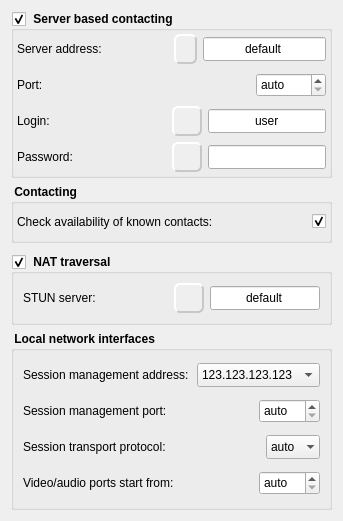
       <widget class="QWidget" name="mNetwork">
        <layout class="QVBoxLayout" name="verticalLayout_10">
         <item>
          <widget class="QGroupBox" name="mGrpServerRegistration">
           <property name="minimumSize">
            <size>
             <width>0</width>
             <height>0</height>
            </size>
           </property>
           <property name="maximumSize">
            <size>
             <width>16777215</width>
             <height>16200</height>
            </size>
           </property>
           <property name="font">
            <font>
             <weight>75</weight>
             <bold>true</bold>
            </font>
           </property>
           <property name="title">
            <string> Server based contacting </string>
           </property>
           <property name="checkable">
            <bool>true</bool>
           </property>
           <property name="checked">
            <bool>true</bool>
           </property>
           <layout class="QVBoxLayout" name="verticalLayout_8">
            <property name="leftMargin">
             <number>3</number>
            </property>
            <property name="topMargin">
             <number>3</number>
            </property>
            <property name="rightMargin">
             <number>3</number>
            </property>
            <property name="bottomMargin">
             <number>3</number>
            </property>
            <item>
             <layout class="QHBoxLayout" name="horizontalLayout_12" stretch="0,1,0,2">
              <item>
               <widget class="QLabel" name="mLbSipServer">
                <property name="minimumSize">
                 <size>
                  <width>90</width>
                  <height>30</height>
                 </size>
                </property>
                <property name="maximumSize">
                 <size>
                  <width>90</width>
                  <height>16777215</height>
                 </size>
                </property>
                <property name="font">
                 <font>
                  <weight>50</weight>
                  <bold>false</bold>
                 </font>
                </property>
                <property name="text">
                 <string>Server address: </string>
                </property>
               </widget>
              </item>
              <item>
               <spacer name="horizontalSpacer_11">
                <property name="orientation">
                 <enum>Qt::Horizontal</enum>
                </property>
                <property name="sizeType">
                 <enum>QSizePolicy::MinimumExpanding</enum>
                </property>
                <property name="sizeHint" stdset="0">
                 <size>
                  <width>20</width>
                  <height>20</height>
                 </size>
                </property>
               </spacer>
              </item>
              <item>
               <widget class="QToolButton" name="mTbSipServerSuggestions">
                <property name="minimumSize">
                 <size>
                  <width>0</width>
                  <height>30</height>
                 </size>
                </property>
                <property name="maximumSize">
                 <size>
                  <width>30</width>
                  <height>30</height>
                 </size>
                </property>
                <property name="toolTip">
                 <string>download list of suggestions</string>
                </property>
                <property name="styleSheet">
                 <string notr="true">QToolButton{
background-color: rgb(239, 239, 239);
color: rgb(239, 239, 239);
border-style: outset;
border-width: 2px;
border-color:  rgb(200, 200, 200);
border-radius: 6px;
}
QToolButton:pressed{
background-color: rgb(150, 150, 150);
} 
</string>
                </property>
                <property name="text">
                 <string>...</string>
                </property>
                <property name="icon">
                 <iconset resource="../../resources/Icons.qrc">
                  <normaloff>:/images/22_22/ArrowDown.png</normaloff>:/images/22_22/ArrowDown.png</iconset>
                </property>
                <property name="iconSize">
                 <size>
                  <width>22</width>
                  <height>22</height>
                 </size>
                </property>
               </widget>
              </item>
              <item>
               <widget class="QLineEdit" name="mLeSipServer">
                <property name="minimumSize">
                 <size>
                  <width>0</width>
                  <height>24</height>
                 </size>
                </property>
                <property name="font">
                 <font>
                  <weight>50</weight>
                  <bold>false</bold>
                 </font>
                </property>
                <property name="layoutDirection">
                 <enum>Qt::LeftToRight</enum>
                </property>
                <property name="text">
                 <string>default</string>
                </property>
                <property name="alignment">
                 <set>Qt::AlignCenter</set>
                </property>
               </widget>
              </item>
             </layout>
            </item>
            <item>
             <layout class="QHBoxLayout" name="_3">
              <item>
               <widget class="QLabel" name="mLbPort">
                <property name="sizePolicy">
                 <sizepolicy hsizetype="Fixed" vsizetype="Fixed">
                  <horstretch>0</horstretch>
                  <verstretch>0</verstretch>
                 </sizepolicy>
                </property>
                <property name="minimumSize">
                 <size>
                  <width>80</width>
                  <height>30</height>
                 </size>
                </property>
                <property name="maximumSize">
                 <size>
                  <width>80</width>
                  <height>30</height>
                 </size>
                </property>
                <property name="font">
                 <font>
                  <weight>50</weight>
                  <bold>false</bold>
                 </font>
                </property>
                <property name="text">
                 <string>Port: </string>
                </property>
               </widget>
              </item>
              <item>
               <spacer>
                <property name="orientation">
                 <enum>Qt::Horizontal</enum>
                </property>
                <property name="sizeHint" stdset="0">
                 <size>
                  <width>2</width>
                  <height>20</height>
                 </size>
                </property>
               </spacer>
              </item>
              <item>
               <widget class="QSpinBox" name="mSbSipServerPort">
                <property name="minimumSize">
                 <size>
                  <width>70</width>
                  <height>24</height>
                 </size>
                </property>
                <property name="font">
                 <font>
                  <weight>50</weight>
                  <bold>false</bold>
                 </font>
                </property>
                <property name="specialValueText">
                 <string>auto</string>
                </property>
                <property name="suffix">
                 <string/>
                </property>
                <property name="prefix">
                 <string/>
                </property>
                <property name="minimum">
                 <number>5060</number>
                </property>
                <property name="maximum">
                 <number>65535</number>
                </property>
                <property name="value">
                 <number>5060</number>
                </property>
               </widget>
              </item>
             </layout>
            </item>
            <item>
             <layout class="QHBoxLayout" name="horizontalLayout_13" stretch="0,1,0,2">
              <item>
               <widget class="QLabel" name="mLbSipUserName">
                <property name="minimumSize">
                 <size>
                  <width>90</width>
                  <height>30</height>
                 </size>
                </property>
                <property name="maximumSize">
                 <size>
                  <width>90</width>
                  <height>16777215</height>
                 </size>
                </property>
                <property name="font">
                 <font>
                  <weight>50</weight>
                  <bold>false</bold>
                 </font>
                </property>
                <property name="text">
                 <string>Login: </string>
                </property>
               </widget>
              </item>
              <item>
               <spacer name="horizontalSpacer_12">
                <property name="orientation">
                 <enum>Qt::Horizontal</enum>
                </property>
                <property name="sizeType">
                 <enum>QSizePolicy::MinimumExpanding</enum>
                </property>
                <property name="sizeHint" stdset="0">
                 <size>
                  <width>20</width>
                  <height>20</height>
                 </size>
                </property>
               </spacer>
              </item>
              <item>
               <widget class="QToolButton" name="mTbSipServerCreateAccount">
                <property name="minimumSize">
                 <size>
                  <width>30</width>
                  <height>30</height>
                 </size>
                </property>
                <property name="maximumSize">
                 <size>
                  <width>30</width>
                  <height>30</height>
                 </size>
                </property>
                <property name="toolTip">
                 <string>create a SIP account at the selected SIP server</string>
                </property>
                <property name="styleSheet">
                 <string notr="true">QToolButton{
background-color: rgb(239, 239, 239);
color: rgb(239, 239, 239);
border-style: outset;
border-width: 2px;
border-color:  rgb(200, 200, 200);
border-radius: 6px;
}
QToolButton:pressed{
background-color: rgb(150, 150, 150);
} </string>
                </property>
                <property name="text">
                 <string>...</string>
                </property>
                <property name="icon">
                 <iconset resource="../../resources/Icons.qrc">
                  <normaloff>:/images/22_22/User.png</normaloff>:/images/22_22/User.png</iconset>
                </property>
                <property name="iconSize">
                 <size>
                  <width>22</width>
                  <height>22</height>
                 </size>
                </property>
               </widget>
              </item>
              <item>
               <widget class="QLineEdit" name="mLeSipUserName">
                <property name="minimumSize">
                 <size>
                  <width>0</width>
                  <height>24</height>
                 </size>
                </property>
                <property name="font">
                 <font>
                  <weight>50</weight>
                  <bold>false</bold>
                 </font>
                </property>
                <property name="layoutDirection">
                 <enum>Qt::LeftToRight</enum>
                </property>
                <property name="text">
                 <string>user</string>
                </property>
                <property name="alignment">
                 <set>Qt::AlignCenter</set>
                </property>
               </widget>
              </item>
             </layout>
            </item>
            <item>
             <layout class="QHBoxLayout" name="horizontalLayout_18" stretch="0,1,0,2">
              <item>
               <widget class="QLabel" name="mLbSipPassword">
                <property name="minimumSize">
                 <size>
                  <width>90</width>
                  <height>30</height>
                 </size>
                </property>
                <property name="maximumSize">
                 <size>
                  <width>90</width>
                  <height>16777215</height>
                 </size>
                </property>
                <property name="font">
                 <font>
                  <weight>50</weight>
                  <bold>false</bold>
                 </font>
                </property>
                <property name="text">
                 <string>Password: </string>
                </property>
               </widget>
              </item>
              <item>
               <spacer name="horizontalSpacer_13">
                <property name="orientation">
                 <enum>Qt::Horizontal</enum>
                </property>
                <property name="sizeType">
                 <enum>QSizePolicy::MinimumExpanding</enum>
                </property>
                <property name="sizeHint" stdset="0">
                 <size>
                  <width>20</width>
                  <height>20</height>
                 </size>
                </property>
               </spacer>
              </item>
              <item>
               <widget class="QToolButton" name="mTbShowPassword">
                <property name="minimumSize">
                 <size>
                  <width>30</width>
                  <height>30</height>
                 </size>
                </property>
                <property name="maximumSize">
                 <size>
                  <width>30</width>
                  <height>30</height>
                 </size>
                </property>
                <property name="toolTip">
                 <string>toggle password display</string>
                </property>
                <property name="styleSheet">
                 <string notr="true">QToolButton{
background-color: rgb(239, 239, 239);
color: rgb(239, 239, 239);
border-style: outset;
border-width: 2px;
border-color:  rgb(200, 200, 200);
border-radius: 6px;
}
QToolButton:pressed{
background-color: rgb(150, 150, 150);
} </string>
                </property>
                <property name="text">
                 <string/>
                </property>
                <property name="icon">
                 <iconset resource="../../resources/Icons.qrc">
                  <normaloff>:/images/22_22/Key.png</normaloff>:/images/22_22/Key.png</iconset>
                </property>
                <property name="iconSize">
                 <size>
                  <width>22</width>
                  <height>22</height>
                 </size>
                </property>
                <property name="checkable">
                 <bool>true</bool>
                </property>
               </widget>
              </item>
              <item>
               <widget class="QLineEdit" name="mLeSipPassword">
                <property name="minimumSize">
                 <size>
                  <width>0</width>
                  <height>24</height>
                 </size>
                </property>
                <property name="font">
                 <font>
                  <weight>50</weight>
                  <bold>false</bold>
                 </font>
                </property>
                <property name="layoutDirection">
                 <enum>Qt::LeftToRight</enum>
                </property>
                <property name="text">
                 <string/>
                </property>
                <property name="echoMode">
                 <enum>QLineEdit::PasswordEchoOnEdit</enum>
                </property>
                <property name="alignment">
                 <set>Qt::AlignCenter</set>
                </property>
               </widget>
              </item>
             </layout>
            </item>
           </layout>
          </widget>
         </item>
         <item>
          <widget class="QGroupBox" name="groupBox">
           <property name="font">
            <font>
             <weight>75</weight>
             <bold>true</bold>
            </font>
           </property>
           <property name="title">
            <string> Contacting </string>
           </property>
           <layout class="QVBoxLayout" name="verticalLayout_12">
            <property name="leftMargin">
             <number>3</number>
            </property>
            <property name="topMargin">
             <number>3</number>
            </property>
            <property name="rightMargin">
             <number>3</number>
            </property>
            <property name="bottomMargin">
             <number>3</number>
            </property>
            <item>
             <layout class="QHBoxLayout" name="horizontalLayout_26">
              <item>
               <widget class="QLabel" name="mLbContactsProbing">
                <property name="minimumSize">
                 <size>
                  <width>0</width>
                  <height>30</height>
                 </size>
                </property>
                <property name="font">
                 <font>
                  <weight>50</weight>
                  <bold>false</bold>
                 </font>
                </property>
                <property name="text">
                 <string>Check availability of known contacts:</string>
                </property>
               </widget>
              </item>
              <item>
               <spacer name="horizontalSpacer_27">
                <property name="orientation">
                 <enum>Qt::Horizontal</enum>
                </property>
                <property name="sizeHint" stdset="0">
                 <size>
                  <width>2</width>
                  <height>20</height>
                 </size>
                </property>
               </spacer>
              </item>
              <item>
               <widget class="QCheckBox" name="mCbContactsProbing">
                <property name="enabled">
                 <bool>true</bool>
                </property>
                <property name="text">
                 <string/>
                </property>
                <property name="checked">
                 <bool>true</bool>
                </property>
               </widget>
              </item>
             </layout>
            </item>
           </layout>
          </widget>
         </item>
         <item>
          <spacer name="verticalSpacer_3">
           <property name="orientation">
            <enum>Qt::Vertical</enum>
           </property>
           <property name="sizeType">
            <enum>QSizePolicy::MinimumExpanding</enum>
           </property>
           <property name="sizeHint" stdset="0">
            <size>
             <width>20</width>
             <height>5</height>
            </size>
           </property>
          </spacer>
         </item>
         <item>
          <widget class="QGroupBox" name="mGrpNatSupport">
           <property name="font">
            <font>
             <weight>75</weight>
             <bold>true</bold>
            </font>
           </property>
           <property name="title">
            <string> NAT traversal </string>
           </property>
           <property name="checkable">
            <bool>true</bool>
           </property>
           <layout class="QVBoxLayout" name="verticalLayout_9">
            <item>
             <layout class="QHBoxLayout" name="horizontalLayout_29" stretch="0,1,0,2">
              <item>
               <widget class="QLabel" name="mLbStunServer">
                <property name="minimumSize">
                 <size>
                  <width>90</width>
                  <height>30</height>
                 </size>
                </property>
                <property name="maximumSize">
                 <size>
                  <width>90</width>
                  <height>16777215</height>
                 </size>
                </property>
                <property name="font">
                 <font>
                  <weight>50</weight>
                  <bold>false</bold>
                 </font>
                </property>
                <property name="text">
                 <string>STUN server:</string>
                </property>
               </widget>
              </item>
              <item>
               <spacer name="horizontalSpacer_30">
                <property name="orientation">
                 <enum>Qt::Horizontal</enum>
                </property>
                <property name="sizeType">
                 <enum>QSizePolicy::MinimumExpanding</enum>
                </property>
                <property name="sizeHint" stdset="0">
                 <size>
                  <width>20</width>
                  <height>20</height>
                 </size>
                </property>
               </spacer>
              </item>
              <item>
               <widget class="QToolButton" name="mTbStunServerSuggestions">
                <property name="minimumSize">
                 <size>
                  <width>30</width>
                  <height>30</height>
                 </size>
                </property>
                <property name="maximumSize">
                 <size>
                  <width>30</width>
                  <height>30</height>
                 </size>
                </property>
                <property name="toolTip">
                 <string>download list of suggestions</string>
                </property>
                <property name="styleSheet">
                 <string notr="true">QToolButton{
background-color: rgb(239, 239, 239);
color: rgb(239, 239, 239);
border-style: outset;
border-width: 2px;
border-color:  rgb(200, 200, 200);
border-radius: 6px;
}
QToolButton:pressed{
background-color: rgb(150, 150, 150);
} </string>
                </property>
                <property name="text">
                 <string>...</string>
                </property>
                <property name="icon">
                 <iconset resource="../../resources/Icons.qrc">
                  <normaloff>:/images/22_22/ArrowDown.png</normaloff>:/images/22_22/ArrowDown.png</iconset>
                </property>
                <property name="iconSize">
                 <size>
                  <width>22</width>
                  <height>22</height>
                 </size>
                </property>
               </widget>
              </item>
              <item>
               <widget class="QLineEdit" name="mLeStunServer">
                <property name="minimumSize">
                 <size>
                  <width>0</width>
                  <height>24</height>
                 </size>
                </property>
                <property name="font">
                 <font>
                  <weight>50</weight>
                  <bold>false</bold>
                 </font>
                </property>
                <property name="layoutDirection">
                 <enum>Qt::LeftToRight</enum>
                </property>
                <property name="text">
                 <string>default</string>
                </property>
                <property name="alignment">
                 <set>Qt::AlignCenter</set>
                </property>
               </widget>
              </item>
             </layout>
            </item>
           </layout>
          </widget>
         </item>
         <item>
          <widget class="QGroupBox" name="mGrpListenerPorts">
           <property name="minimumSize">
            <size>
             <width>0</width>
             <height>120</height>
            </size>
           </property>
           <property name="maximumSize">
            <size>
             <width>16777215</width>
             <height>8400</height>
            </size>
           </property>
           <property name="font">
            <font>
             <weight>75</weight>
             <bold>true</bold>
            </font>
           </property>
           <property name="title">
            <string> Local network interfaces </string>
           </property>
           <layout class="QVBoxLayout" name="verticalLayout_3">
            <item>
             <layout class="QHBoxLayout" name="horizontalLayout_22">
              <item>
               <widget class="QLabel" name="mLbLocalAdr">
                <property name="minimumSize">
                 <size>
                  <width>0</width>
                  <height>30</height>
                 </size>
                </property>
                <property name="font">
                 <font>
                  <weight>50</weight>
                  <bold>false</bold>
                 </font>
                </property>
                <property name="text">
                 <string>Session management address:</string>
                </property>
               </widget>
              </item>
              <item>
               <spacer name="horizontalSpacer_20">
                <property name="orientation">
                 <enum>Qt::Horizontal</enum>
                </property>
                <property name="sizeHint" stdset="0">
                 <size>
                  <width>2</width>
                  <height>20</height>
                 </size>
                </property>
               </spacer>
              </item>
              <item>
               <widget class="QComboBox" name="mCbLocalAdr">
                <property name="minimumSize">
                 <size>
                  <width>0</width>
                  <height>24</height>
                 </size>
                </property>
                <property name="font">
                 <font>
                  <weight>50</weight>
                  <bold>false</bold>
                 </font>
                </property>
                <property name="currentIndex">
                 <number>0</number>
                </property>
                <item>
                 <property name="text">
                  <string>123.123.123.123</string>
                 </property>
                </item>
               </widget>
              </item>
             </layout>
            </item>
            <item>
             <layout class="QHBoxLayout" name="horizontalLayout_19">
              <item>
               <widget class="QLabel" name="mLbSipPort">
                <property name="minimumSize">
                 <size>
                  <width>0</width>
                  <height>30</height>
                 </size>
                </property>
                <property name="font">
                 <font>
                  <weight>50</weight>
                  <bold>false</bold>
                 </font>
                </property>
                <property name="text">
                 <string>Session management port:</string>
                </property>
               </widget>
              </item>
              <item>
               <spacer name="horizontalSpacer_18">
                <property name="orientation">
                 <enum>Qt::Horizontal</enum>
                </property>
                <property name="sizeHint" stdset="0">
                 <size>
                  <width>2</width>
                  <height>20</height>
                 </size>
                </property>
               </spacer>
              </item>
              <item>
               <widget class="QSpinBox" name="mSbSipStartPort">
                <property name="minimumSize">
                 <size>
                  <width>0</width>
                  <height>24</height>
                 </size>
                </property>
                <property name="font">
                 <font>
                  <weight>50</weight>
                  <bold>false</bold>
                 </font>
                </property>
                <property name="specialValueText">
                 <string>auto</string>
                </property>
                <property name="suffix">
                 <string/>
                </property>
                <property name="prefix">
                 <string/>
                </property>
                <property name="minimum">
                 <number>5060</number>
                </property>
                <property name="maximum">
                 <number>65535</number>
                </property>
                <property name="value">
                 <number>5060</number>
                </property>
               </widget>
              </item>
             </layout>
            </item>
            <item>
             <layout class="QHBoxLayout" name="horizontalLayout_11">
              <item>
               <widget class="QLabel" name="label_24">
                <property name="minimumSize">
                 <size>
                  <width>0</width>
                  <height>30</height>
                 </size>
                </property>
                <property name="font">
                 <font>
                  <weight>50</weight>
                  <bold>false</bold>
                 </font>
                </property>
                <property name="text">
                 <string>Session transport protocol:</string>
                </property>
               </widget>
              </item>
              <item>
               <spacer name="horizontalSpacer_14">
                <property name="orientation">
                 <enum>Qt::Horizontal</enum>
                </property>
                <property name="sizeHint" stdset="0">
                 <size>
                  <width>40</width>
                  <height>20</height>
                 </size>
                </property>
               </spacer>
              </item>
              <item>
               <widget class="QComboBox" name="mCbSipTransport">
                <property name="minimumSize">
                 <size>
                  <width>0</width>
                  <height>24</height>
                 </size>
                </property>
                <property name="font">
                 <font>
                  <weight>50</weight>
                  <bold>false</bold>
                 </font>
                </property>
                <property name="sizeAdjustPolicy">
                 <enum>QComboBox::AdjustToContentsOnFirstShow</enum>
                </property>
                <property name="frame">
                 <bool>false</bool>
                </property>
                <item>
                 <property name="text">
                  <string>auto</string>
                 </property>
                </item>
                <item>
                 <property name="text">
                  <string>UDP</string>
                 </property>
                </item>
                <item>
                 <property name="text">
                  <string>TCP</string>
                 </property>
                </item>
               </widget>
              </item>
             </layout>
            </item>
            <item>
             <layout class="QHBoxLayout" name="horizontalLayout_20">
              <item>
               <widget class="QLabel" name="mLbVideoAudioPort">
                <property name="minimumSize">
                 <size>
                  <width>0</width>
                  <height>30</height>
                 </size>
                </property>
                <property name="font">
                 <font>
                  <weight>50</weight>
                  <bold>false</bold>
                 </font>
                </property>
                <property name="text">
                 <string>Video/audio ports start from:</string>
                </property>
               </widget>
              </item>
              <item>
               <spacer name="horizontalSpacer_19">
                <property name="orientation">
                 <enum>Qt::Horizontal</enum>
                </property>
                <property name="sizeHint" stdset="0">
                 <size>
                  <width>2</width>
                  <height>20</height>
                 </size>
                </property>
               </spacer>
              </item>
              <item>
               <widget class="QSpinBox" name="mSbVideoAudioStartPort">
                <property name="minimumSize">
                 <size>
                  <width>0</width>
                  <height>24</height>
                 </size>
                </property>
                <property name="font">
                 <font>
                  <weight>50</weight>
                  <bold>false</bold>
                 </font>
                </property>
                <property name="specialValueText">
                 <string>auto</string>
                </property>
                <property name="suffix">
                 <string/>
                </property>
                <property name="prefix">
                 <string/>
                </property>
                <property name="minimum">
                 <number>5000</number>
                </property>
                <property name="maximum">
                 <number>65535</number>
                </property>
                <property name="value">
                 <number>5000</number>
                </property>
               </widget>
              </item>
             </layout>
            </item>
           </layout>
          </widget>
         </item>
        </layout>
       </widget>
